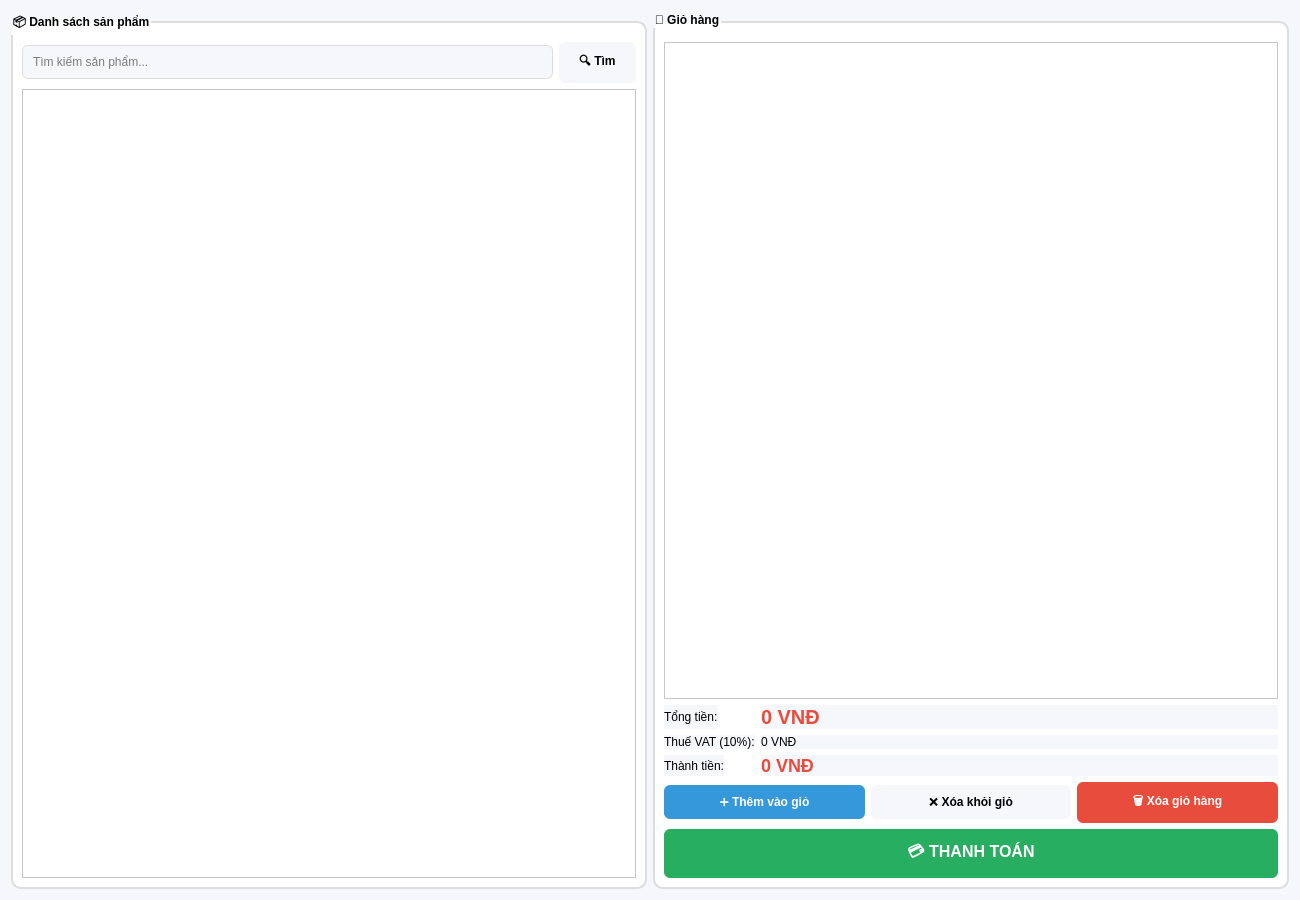
<?xml version="1.0" encoding="UTF-8"?>
<ui version="4.0">
 <class>SaleOrder</class>
 <widget class="QWidget" name="SaleOrder">
  <property name="geometry">
   <rect>
    <x>0</x>
    <y>0</y>
    <width>1300</width>
    <height>900</height>
   </rect>
  </property>
  <property name="windowTitle">
   <string>Bán hàng</string>
  </property>
  <property name="styleSheet">
   <string notr="true">
    QWidget { background-color: #f5f7fa; }
    QGroupBox { font-weight: bold; border: 2px solid #ddd; border-radius: 10px; margin-top: 10px; padding-top: 10px; background-color: white; }
    QTableWidget { background-color: white; }
    QHeaderView::section { background-color: #e67e22; color: white; padding: 10px; }
    QPushButton { border-radius: 6px; padding: 10px 20px; font-weight: bold; }
    QPushButton#btnAddToCart { background-color: #3498db; color: white; }
    QPushButton#btnCheckout { background-color: #27ae60; color: white; font-size: 16px; }
    QPushButton#btnClearCart { background-color: #e74c3c; color: white; }
    QLineEdit, QComboBox { padding: 8px; border: 1px solid #ddd; border-radius: 6px; }
    QLabel#lblTotal { font-size: 20px; font-weight: bold; color: #e74c3c; }
   </string>
  </property>
  <layout class="QHBoxLayout" name="horizontalLayout">
   <item>
    <widget class="QGroupBox" name="groupBoxProducts">
     <property name="title">
      <string>📦 Danh sách sản phẩm</string>
     </property>
     <layout class="QVBoxLayout" name="verticalLayout_2">
      <item>
       <layout class="QHBoxLayout" name="productSearchLayout">
        <item>
         <widget class="QLineEdit" name="txtProductSearch">
          <property name="placeholderText">
           <string>Tìm kiếm sản phẩm...</string>
          </property>
         </widget>
        </item>
        <item>
         <widget class="QPushButton" name="btnSearchProduct">
          <property name="text">
           <string>🔍 Tìm</string>
          </property>
         </widget>
        </item>
       </layout>
      </item>
      <item>
       <widget class="QTableWidget" name="tableProducts"/>
      </item>
     </layout>
    </widget>
   </item>
   <item>
    <widget class="QGroupBox" name="groupBoxCart">
     <property name="title">
      <string>🛒 Giỏ hàng</string>
     </property>
     <layout class="QVBoxLayout" name="verticalLayout_3">
      <item>
       <widget class="QTableWidget" name="tableCart"/>
      </item>
      <item>
       <layout class="QFormLayout" name="formLayout">
        <item row="0" column="0">
         <widget class="QLabel" name="label">
          <property name="text">
           <string>Tổng tiền:</string>
          </property>
         </widget>
        </item>
        <item row="0" column="1">
         <widget class="QLabel" name="lblTotal">
          <property name="text">
           <string>0 VNĐ</string>
          </property>
         </widget>
        </item>
        <item row="1" column="0">
         <widget class="QLabel" name="label_2">
          <property name="text">
           <string>Thuế VAT (10%):</string>
          </property>
         </widget>
        </item>
        <item row="1" column="1">
         <widget class="QLabel" name="lblVAT">
          <property name="text">
           <string>0 VNĐ</string>
          </property>
         </widget>
        </item>
        <item row="2" column="0">
         <widget class="QLabel" name="label_3">
          <property name="text">
           <string>Thành tiền:</string>
          </property>
         </widget>
        </item>
        <item row="2" column="1">
         <widget class="QLabel" name="lblGrandTotal">
          <property name="text">
           <string>0 VNĐ</string>
          </property>
          <property name="styleSheet">
           <string notr="true">font-size: 18px; font-weight: bold; color: #e74c3c;</string>
          </property>
         </widget>
        </item>
       </layout>
      </item>
      <item>
       <layout class="QHBoxLayout" name="cartButtonLayout">
        <item>
         <widget class="QPushButton" name="btnAddToCart">
          <property name="text">
           <string>➕ Thêm vào giỏ</string>
          </property>
         </widget>
        </item>
        <item>
         <widget class="QPushButton" name="btnRemoveFromCart">
          <property name="text">
           <string>❌ Xóa khỏi giỏ</string>
          </property>
         </widget>
        </item>
        <item>
         <widget class="QPushButton" name="btnClearCart">
          <property name="text">
           <string>🗑️ Xóa giỏ hàng</string>
          </property>
         </widget>
        </item>
       </layout>
      </item>
      <item>
       <widget class="QPushButton" name="btnCheckout">
        <property name="text">
         <string>💳 THANH TOÁN</string>
        </property>
       </widget>
      </item>
     </layout>
    </widget>
   </item>
  </layout>
 </widget>
</ui>
